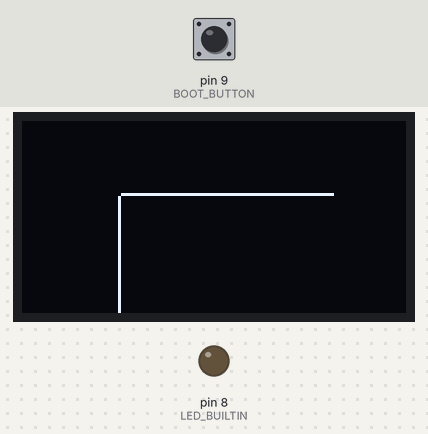
Bench run of a sketch on a simulated Arduino Uno, built with avr-gcc and run on an emulated ATmega328P. Parts: 128×64 one-colour display, output pins drawn as LEDs (lit = HIGH). Dashed ring = blinking. Inputs (shaded band) come from the test bench; at power-on: pin 9 (BOOT_BUTTON) HIGH. What the sketch prints to the serial monitor is not drawn.

Above: at 2.2 s.
2.3 s: pin 9 (BOOT_BUTTON) pulled LOW for 3.2 s
At 5.3 s:
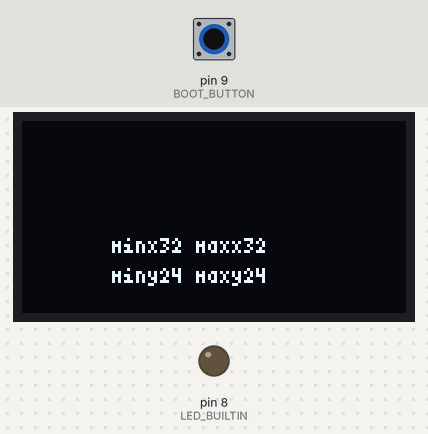
At 6.1 s:
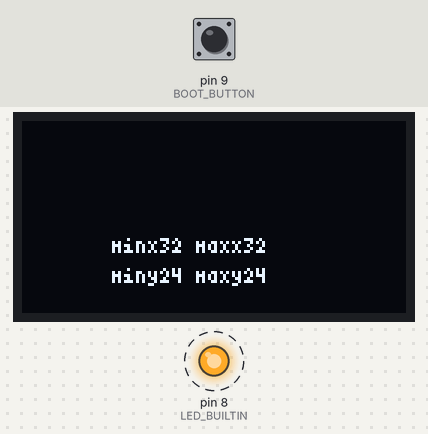
Timing chart, 0 to 14.6 s (numbered marks = the images above; inputs shaded):
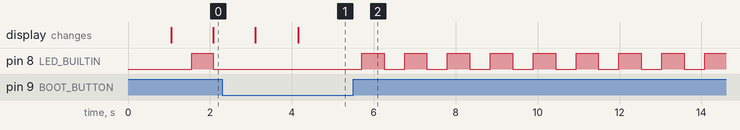

The sketch:

CalibrateScreen.ino
```cpp
#include <U8g2lib.h>
#define OLED_RESET U8X8_PIN_NONE  // Reset pin
#define OLED_SDA 5
#define OLED_SCL 6
#define LED_BUILTIN 8
#define BOOT_BUTTON 9

U8G2_SSD1306_128X64_NONAME_F_HW_I2C u8g2(U8G2_R0, OLED_RESET, OLED_SCL, OLED_SDA);
int width = 72;
int height = 40;
int xOffset = 30;  // = (132-w)/2
int yOffset = 24;  // = (64-h)/2

int c = 0;
int x = xOffset;
int y = yOffset;
int min_x = -1;
int min_y = -1;
int max_x = -1;
int max_y = -1;

void display_oled_size(int min_x, int max_x, int min_y, int max_y) {
  u8g2.clearBuffer();
  u8g2.setFont(u8g2_font_4x6_tr);
  char buffer[20];
  snprintf(buffer, sizeof(buffer), "minx%i maxx%i", min_x, max_x);
  u8g2.drawStr(xOffset + 0, yOffset + 20, buffer);
  snprintf(buffer, sizeof(buffer), "miny%i maxy%i", min_y, max_y);
  u8g2.drawStr(xOffset + 0, yOffset + 30, buffer);
  u8g2.sendBuffer();
}

void setup(void) {
  Serial.begin(115200);
  delay(1000);
  u8g2.begin();
  u8g2.setContrast(255);     // set contrast to maximum
  u8g2.setBusClock(400000);  //400kHz I2C
  u8g2.setDrawColor(2);
  Serial.println(String("LED_BUILTIN ") + LED_BUILTIN);
  Serial.println(String() + u8g2.getDisplayWidth() + "x" + u8g2.getDisplayHeight());
  pinMode(LED_BUILTIN, OUTPUT);
  pinMode(BOOT_BUTTON, INPUT);
}

void loop(void) {
  if (digitalRead(BOOT_BUTTON) == LOW){
    if (min_x <= -1 || min_y <= -1){
      min_x = x;
      min_y = y;
      Serial.println(String("Min is x") + min_x + " y" + min_y);
    } else if (max_x <= -1 || max_y <= -1){
      max_x = x;
      max_y = y;
      Serial.println(String("Max is x") + max_x + " y" + max_y);
    }
  }

  if (min_x <= -1 || max_x <= -1){
    ++x;

    if (x > width + xOffset){
      x = xOffset;
      y++;
    }

    u8g2.clearBuffer();
    u8g2.drawVLine(x, y, height);
    u8g2.drawHLine(x, y, width);
    u8g2.sendBuffer();
  } else if (min_y <= -1 || max_y <= -1){
    ++y;
    u8g2.clearBuffer();
    u8g2.drawVLine(x, y, height);
    u8g2.drawHLine(x, y, width);
    u8g2.sendBuffer();
  } else {
    display_oled_size(min_x, max_x - 1, min_y, max_y);
  }

  c++;
  Serial.println(String("Moving to x") + x + " y" + y);

  digitalWrite(LED_BUILTIN, LOW);
  delay(500);
  digitalWrite(LED_BUILTIN, digitalRead(BOOT_BUTTON));
  delay(500);
}
```

Measured:
- after the input at 2.3 s, the display: first differs from a run without the input after 1.9 s (image 1)
